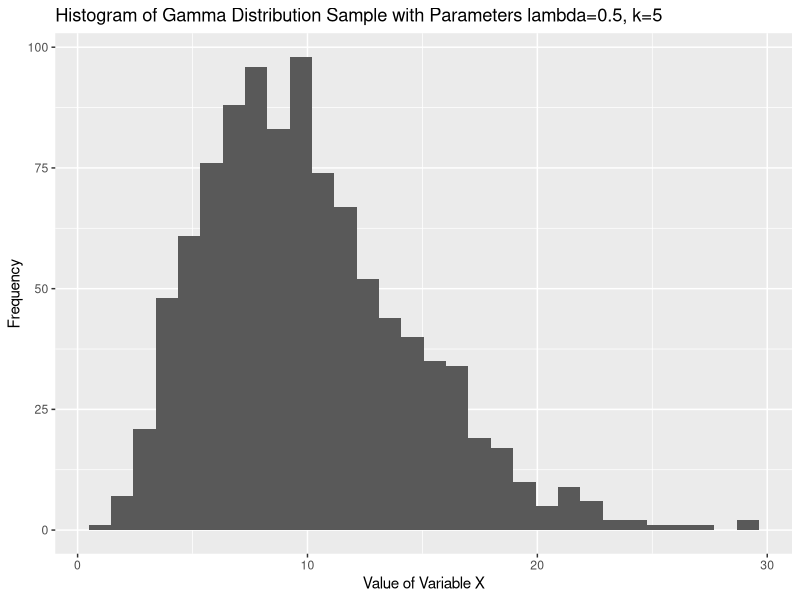
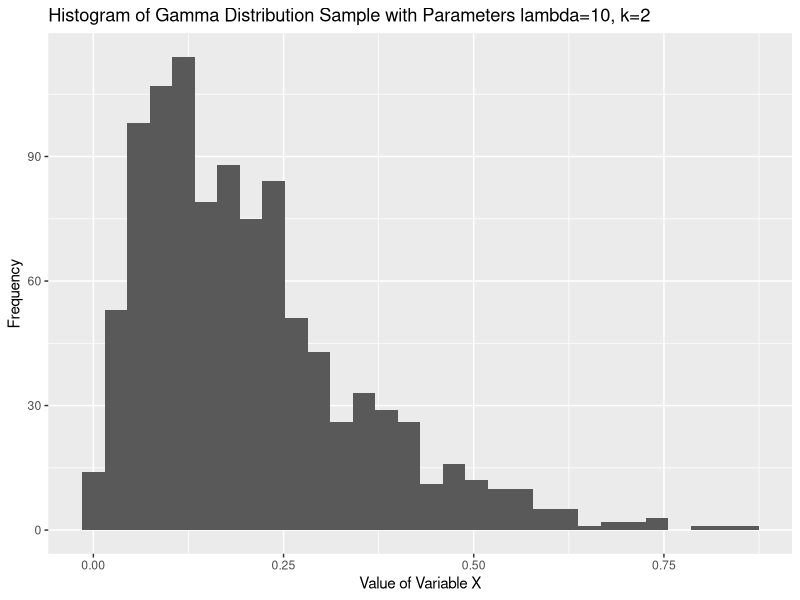
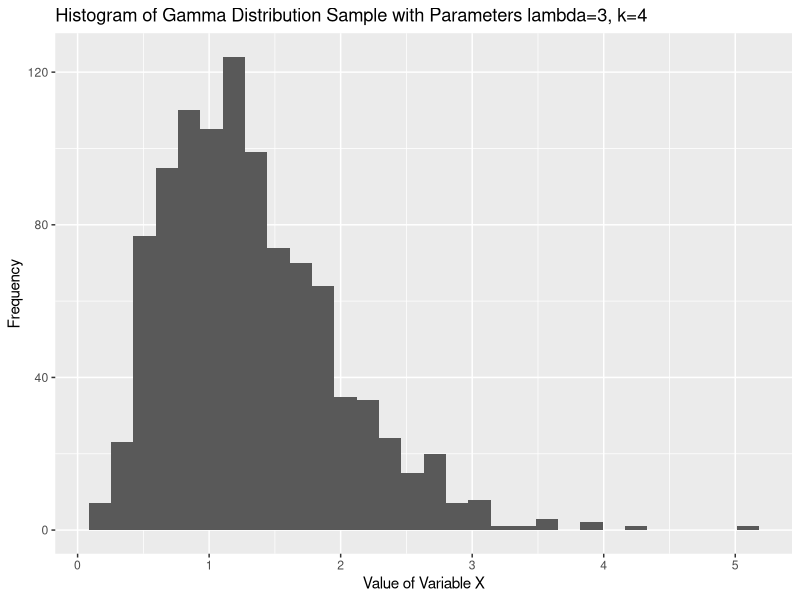
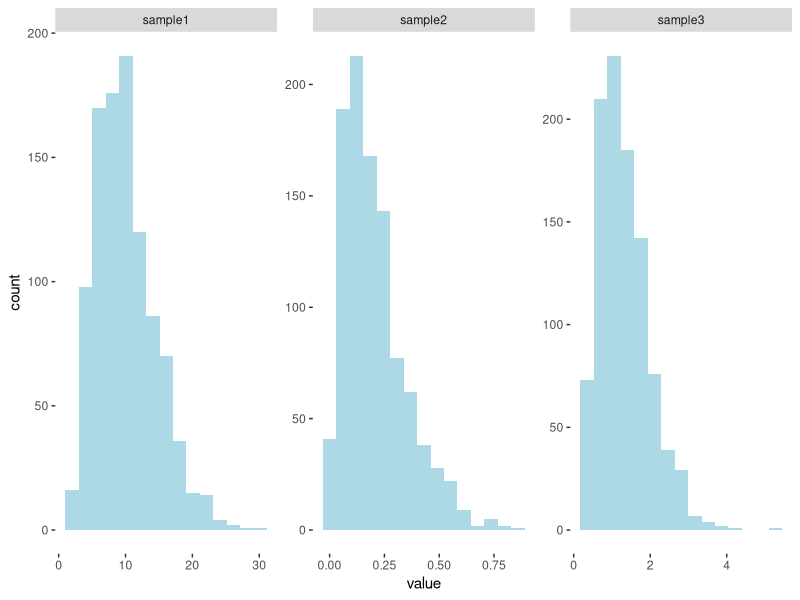
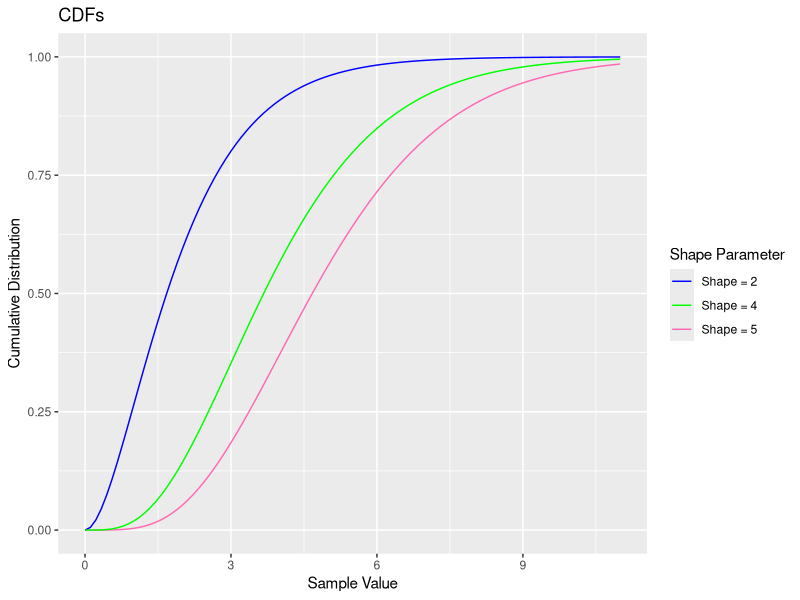
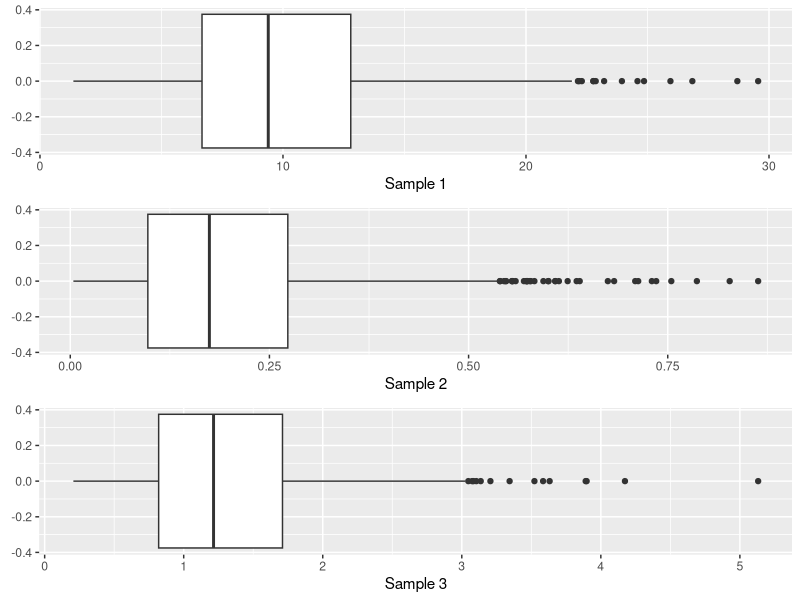
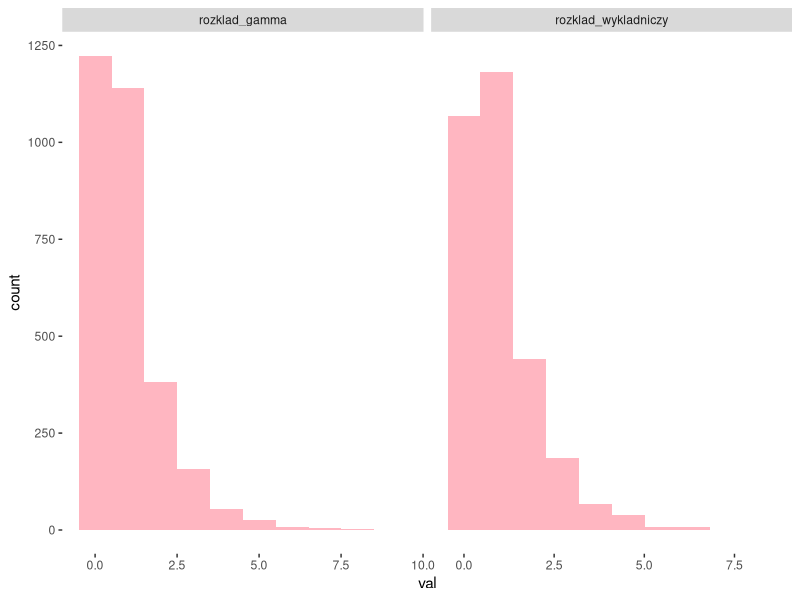
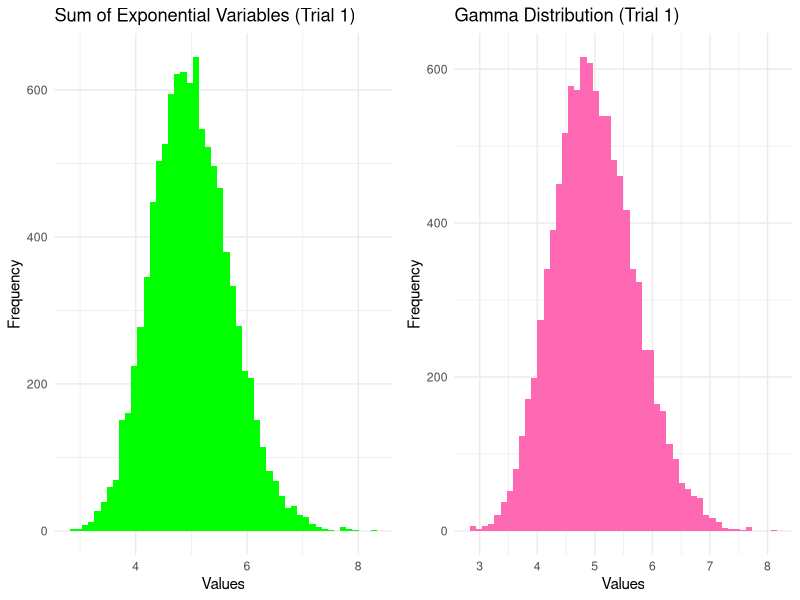

These figures' R source, in order:
## ---- chunk 1
library(tidyverse)
library(ggpubr)
set.seed(3141592)
## ---- chunk 2
set.seed(3141592)
sample1 <- rgamma(1000, shape=5, rate=0.5)
sample2 <- rgamma(1000, shape=2, rate=10)
sample3 <- rgamma(1000, shape=4, rate=3)

## ---- chunk 3
mean_sample1 <- mean(sample1)
mean_sample2 <- mean(sample2)
mean_sample3 <- mean(sample3)

variance_sample1 <- var(sample1)
variance_sample2 <- var(sample2)
variance_sample3 <- var(sample3)

# Comparison of sample means and variances with theoretical values
theoretical_mean1 <- 5 / 0.5
theoretical_mean2 <- 2 / 10
theoretical_mean3 <- 4 / 3

theoretical_variance1 <- 5 / (0.5^2)
theoretical_variance2 <- 2 / (10^2)
theoretical_variance3 <- 4 / (3^2)

mean_comparison <- tibble(
  Parameter = c("Sample 1", "Sample 2", "Sample 3"),
  Theoretical_Mean = c(theoretical_mean1, theoretical_mean2, theoretical_mean3),
  Sample_Mean = c(mean_sample1, mean_sample2, mean_sample3))

variance_comparison <- tibble(
  Parameter = c("Sample 1", "Sample 2", "Sample 3"),
  Theoretical_Variance = c(theoretical_variance1, theoretical_variance2, theoretical_variance3),
  Sample_Variance = c(variance_sample1, variance_sample2, variance_sample3))


mean_comparison
variance_comparison

## ---- chunk 4
gamma_sample1 <- as_tibble(sample1) 
gamma_sample2 <- as_tibble(sample2)
gamma_sample3 <- as_tibble(sample3)

hist1 <- ggplot(data=gamma_sample1, aes(x=value))+geom_histogram() + ggtitle('Histogram of Gamma Distribution Sample with Parameters lambda=0.5, k=5') + xlab('Value of Variable X') + ylab('Frequency')
hist1
hist2 <- ggplot(data=gamma_sample2, aes(x=value))+geom_histogram() + ggtitle('Histogram of Gamma Distribution Sample with Parameters lambda=10, k=2') + xlab('Value of Variable X') + ylab('Frequency')
hist2
hist3 <- ggplot(data=gamma_sample3, aes(x=value))+geom_histogram() + ggtitle('Histogram of Gamma Distribution Sample with Parameters lambda=3, k=4') + xlab('Value of Variable X') + ylab('Frequency')
hist3


gammas <- tibble(sample1,
                 sample2,
                 sample3)

gamma_pivot <- gammas %>% 
          pivot_longer(1:3, names_to = "distribution", values_to = "value")
ggplot(data = gamma_pivot, aes(x=value)) + geom_histogram(bins = 15, fill = "lightblue") +
  facet_wrap(~distribution, scales = "free") + 
  theme(panel.background = element_blank())


## ---- chunk 5
# CDFs
sample_a <- seq(0, 11, length.out = 100)
sample_b <- seq(0, 11, length.out = 100)
sample_c <- seq(0, 11, length.out = 100)

gamma_cdf1 <- tibble(sample_a, cdf = pgamma(sample_a, shape = 5))
gamma_cdf2 <- tibble(sample_b, cdf = pgamma(sample_b, shape = 2))
gamma_cdf3 <- tibble(sample_c, cdf = pgamma(sample_c, shape = 4))

ggplot() +
  geom_line(data = gamma_cdf1, aes(x = sample_a, y = cdf, color = "Shape = 5")) +
  geom_line(data = gamma_cdf2, aes(x = sample_b, y = cdf, color = "Shape = 2")) +
  geom_line(data = gamma_cdf3, aes(x = sample_c, y = cdf, color = "Shape = 4")) +
  labs(x = "Sample Value", y = "Cumulative Distribution", title = "CDFs", color = "Shape Parameter") +
  scale_color_manual(values = c("Shape = 5" = "hotpink", 
                                "Shape = 2" = "blue", 
                                "Shape = 4" = "green")) +
  xlim(0, 11) + ylim(0, 1)

## ---- chunk 6
sample11 <- as_tibble(sample1)
sample22 <- as_tibble(sample2)
sample33 <- as_tibble(sample3)

plot1 <- ggplot(data=sample11, aes(x=sample1)) + geom_boxplot() + labs(x="Sample 1")
plot2 <- ggplot(data=sample22, aes(x=sample2)) + geom_boxplot() + labs(x="Sample 2")
plot3 <- ggplot(data=sample33, aes(x=sample3)) + geom_boxplot() + labs(x="Sample 3")

ggarrange(plot1, plot2, plot3, ncol=1, nrow=3)
## ---- chunk 7
set.seed(3141529)
lambda <- 1
comp_tibble <- tibble(rozklad_wykladniczy = rexp(n=3000, rate=lambda),
                      rozklad_gamma = rgamma(n=3000, shape=1, rate=lambda))
comp_tibble_piv <- comp_tibble %>% pivot_longer(1:2, names_to = "dist", values_to = "val")
ggplot(comp_tibble_piv, aes(x=val)) + geom_histogram(bins = 10, fill = "lightpink") +
  facet_grid(~dist, scales = "free") + 
  theme(panel.background = element_blank())
  
## ---- chunk 8
lambda <- 10  
k <- 50       
n <- 10000    
number_of_trials <- 4 

for (i in 1:number_of_trials) {
  set.seed(314 + i) 

  sum_values <- numeric(n)
  for (j in 1:k) {
    sum_values <- sum_values + rexp(n, rate = lambda)
  }
  sum_tibble <- as_tibble(sum_values)
  
  sample_gamma <- rgamma(n, shape = k, rate = lambda)
  gamma_tibble <- as_tibble(sample_gamma)

  plot1 <- ggplot(sum_tibble, aes(x = sum_values)) +
    geom_histogram(fill = "green", bins = 50) +
    labs(title = paste0("Sum of Exponential Variables (Trial ", i, ")"),
         x = "Values", y = "Frequency") +
    theme_minimal()
  

  plot2 <- ggplot(gamma_tibble, aes(x = sample_gamma)) +
    geom_histogram(fill = "hotpink", bins = 50) +
    labs(title = paste0("Gamma Distribution (Trial ", i, ")"),
         x = "Values", y = "Frequency") +
    theme_minimal()
  
  print(ggarrange(plot1, plot2, ncol = 2, nrow = 1))
}


## ---- chunk 9
lambda <- 10
k <- 50
c = 4

gamma_samples <- rgamma(n = n, shape = k, rate = lambda)  
scaled_gamma_samples <- rgamma(n = n, shape = k, rate = lambda / c)  
scaled_gamma_samples2 <- c * gamma_samples  

compp_tibble <- tibble(
  scaled_gamma = scaled_gamma_samples,
  scaled_gamma2 = scaled_gamma_samples2
)

compp_tibble_piv <- compp_tibble %>% pivot_longer(1:2, names_to = "dist", values_to = "val")

generate_plots <- function(seed) {
  set.seed(seed)
  
  gamma_samples <- rgamma(n = n, shape = k, rate = lambda)
  scaled_gamma_samples <- rgamma(n = n, shape = k, rate = lambda / c)
  scaled_gamma_samples2 <- c * gamma_samples
  
  compp_tibble <- tibble(
    scaled_gamma = scaled_gamma_samples,
    scaled_gamma2 = scaled_gamma_samples2
  )
  
  compp_tibble_piv <- compp_tibble %>% pivot_longer(1:2, names_to = "dist", values_to = "val")
  
  plot <- ggplot(compp_tibble_piv, aes(x = val, fill = dist)) +
    geom_histogram(bins = 20, alpha = 0.6) +
    facet_grid(~dist, scales = "free") +
    labs(title = paste0("Comparison of Gamma Distribution Scaling (Trial ", seed, ")"),
         x = "Values", y = "Frequency") +
    theme_minimal()
  
  return(plot)
}

set_seeds <- c(314, 159, 265, 358)  
all_plots <- lapply(set_seeds, generate_plots)

for (plot in all_plots) {
  print(plot) 
}

## ---- chunk 10
set.seed(3141592)
n1 = 10000
lambda1 = 50
k1 = 100
k2 = 500
k3 = 1000
k4 = 10000

gamma_dist1 <- rgamma(n1, shape = k1, rate = lambda1)
gamma_dist11 <- as_tibble(gamma_dist1)
gamma_dist2 <- rgamma(n1, shape = k2, rate = lambda1)
gamma_dist22 <- as_tibble(gamma_dist2)
gamma_dist3 <- rgamma(n1, shape = k3, rate = lambda1)
gamma_dist33 <- as_tibble(gamma_dist3)
gamma_dist4 <- rgamma(n1, shape = k4, rate = lambda1)
gamma_dist44 <- as_tibble(gamma_dist4)

normal_dist1 <- rnorm(n1, mean = k1 / lambda1, sd = k1 / lambda1**2)
normal_dist11 <- as_tibble(normal_dist1)
normal_dist2 <- rnorm(n1, mean = k2 / lambda1, sd = k2 / lambda1**2)
normal_dist22 <- as_tibble(normal_dist2)
normal_dist3 <- rnorm(n1, mean = k3 / lambda1, sd = k3 / lambda1**2)
normal_dist33 <- as_tibble(normal_dist3)
normal_dist4 <- rnorm(n1, mean = k4 / lambda1, sd = k4 / lambda1**2)
normal_dist44 <- as_tibble(normal_dist4)

plot_gamma1 <- ggplot(data = gamma_dist11, aes(x = gamma_dist1)) +
  geom_histogram(fill = "hotpink", bins = 50) +
  labs(title = "Gamma Distribution for k = 100", x = "Frequency", y = "Density")

plot_normal1 <- ggplot(data = normal_dist11, aes(x = normal_dist1)) +
  geom_histogram(fill = "green", bins = 50) +
  labs(title = "Normal Distribution for k = 100", x = "Frequency", y = "Density")

ggarrange(plot_gamma1, plot_normal1, nrow = 1, ncol = 2)

plot_gamma2 <- ggplot(data = gamma_dist22, aes(x = gamma_dist2)) +
  geom_histogram(fill = "hotpink", bins = 50) +
  labs(title = "Gamma Distribution for k = 500", x = "Frequency", y = "Density")

plot_normal2 <- ggplot(data = normal_dist22, aes(x = normal_dist2)) +
  geom_histogram(fill = "green", bins = 50) +
  labs(title = "Normal Distribution for k = 500", x = "Frequency", y = "Density")

ggarrange(plot_gamma2, plot_normal2, nrow = 1, ncol = 2)

plot_gamma3 <- ggplot(data = gamma_dist33, aes(x = gamma_dist3)) +
  geom_histogram(fill = "hotpink", bins = 50) +
  labs(title = "Gamma Distribution for k = 1000", x = "Frequency", y = "Density")

plot_normal3 <- ggplot(data = normal_dist33, aes(x = normal_dist3)) +
  geom_histogram(fill = "green", bins = 50) +
  labs(title = "Normal Distribution for k = 1000", x = "Frequency", y = "Density")

ggarrange(plot_gamma3, plot_normal3, nrow = 1, ncol = 2)

plot_gamma4 <- ggplot(data = gamma_dist44, aes(x = gamma_dist4)) +
  geom_histogram(fill = "hotpink", bins = 50) +
  labs(title = "Gamma Distribution for k = 10000", x = "Frequency", y = "Density")

plot_normal4 <- ggplot(data = normal_dist44, aes(x = normal_dist4)) +
  geom_histogram(fill = "green", bins = 50) +
  labs(title = "Normal Distribution for k = 10000", x = "Frequency", y = "Density")

ggarrange(plot_gamma4, plot_normal4, nrow = 1, ncol = 2)

## ---- chunk 11
set.seed(3141592)
n1 = 10000
lambda1 = 50
k1 = 100
k2 = 500
k3 = 1000
k4 = 10000

gamma_dist1 <- rgamma(n1, shape = k1, rate = lambda1)
gamma_dist11 <- as_tibble(gamma_dist1)
gamma_dist2 <- rgamma(n1, shape = k2, rate = lambda1)
gamma_dist22 <- as_tibble(gamma_dist2)
gamma_dist3 <- rgamma(n1, shape = k3, rate = lambda1)
gamma_dist33 <- as_tibble(gamma_dist3)
gamma_dist4 <- rgamma(n1, shape = k4, rate = lambda1)
gamma_dist44 <- as_tibble(gamma_dist4)

normal_dist1 <- rnorm(n1, mean = k1 / lambda1, sd = k1 / lambda1^2)
normal_dist11 <- as_tibble(normal_dist1)
normal_dist2 <- rnorm(n1, mean = k2 / lambda1, sd = k2 / lambda1^2)
normal_dist22 <- as_tibble(normal_dist2)
normal_dist3 <- rnorm(n1, mean = k3 / lambda1, sd = k3 / lambda1^2)
normal_dist33 <- as_tibble(normal_dist3)
normal_dist4 <- rnorm(n1, mean = k4 / lambda1, sd = k4 / lambda1^2)
normal_dist44 <- as_tibble(normal_dist4)

plot_gamma1 <- ggplot(data = gamma_dist11, aes(x = gamma_dist1)) +
  geom_histogram(fill = "hotpink", bins = 50) +
  labs(title = "Gamma Distribution for k = 100", x = "Frequency", y = "Density")

plot_normal1 <- ggplot(data = normal_dist11, aes(x = normal_dist1)) +
  geom_histogram(fill = "green", bins = 50) +
  labs(title = "Normal Distribution for k = 100", x = "Frequency", y = "Density")

ggarrange(plot_gamma1, plot_normal1, nrow = 1, ncol = 2)

plot_gamma2 <- ggplot(data = gamma_dist22, aes(x = gamma_dist2)) +
  geom_histogram(fill = "hotpink", bins = 50) +
  labs(title = "Gamma Distribution for k = 500", x = "Frequency", y = "Density")

plot_normal2 <- ggplot(data = normal_dist22, aes(x = normal_dist2)) +
  geom_histogram(fill = "green", bins = 50) +
  labs(title = "Normal Distribution for k = 500", x = "Frequency", y = "Density")

ggarrange(plot_gamma2, plot_normal2, nrow = 1, ncol = 2)

plot_gamma3 <- ggplot(data = gamma_dist33, aes(x = gamma_dist3)) +
  geom_histogram(fill = "hotpink", bins = 50) +
  labs(title = "Gamma Distribution for k = 1000", x = "Frequency", y = "Density")

plot_normal3 <- ggplot(data = normal_dist33, aes(x = normal_dist3)) +
  geom_histogram(fill = "green", bins = 50) +
  labs(title = "Normal Distribution for k = 1000", x = "Frequency", y = "Density")

ggarrange(plot_gamma3, plot_normal3, nrow = 1, ncol = 2)

plot_gamma4 <- ggplot(data = gamma_dist44, aes(x = gamma_dist4)) +
  geom_histogram(fill = "hotpink", bins = 50) +
  labs(title = "Gamma Distribution for k = 10000", x = "Frequency", y = "Density")

plot_normal4 <- ggplot(data = normal_dist44, aes(x = normal_dist4)) +
  geom_histogram(fill = "green", bins = 50) +
  labs(title = "Normal Distribution for k = 10000", x = "Frequency", y = "Density")

ggarrange(plot_gamma4, plot_normal4, nrow = 1, ncol = 2)

